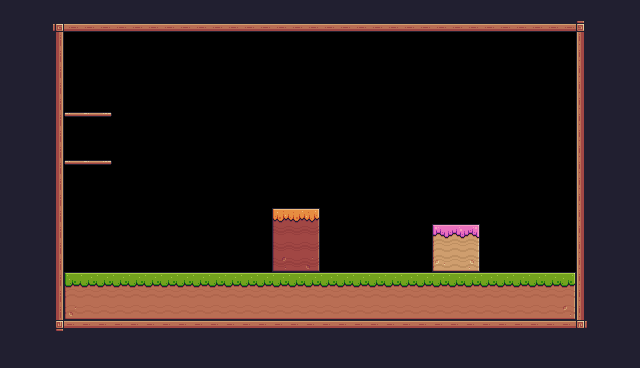

Tiled map render using the project's own tile images. Description and the whole map definition, tile-layer contents included, below:
An orthogonal 40x23 tile map with 16x16 px tiles, 1 tile layer (Background) and 18 objects (2x Fruit, 2x Passable, Player, Saw).

<map version="1.10" tiledversion="1.10.2" orientation="orthogonal" renderorder="right-down" width="40" height="23" tilewidth="16" tileheight="16" infinite="0" nextlayerid="4" nextobjectid="48">
 <tileset firstgid="1" source="gain.tsx" />
 <layer id="1" name="Background" width="40" height="23">
  <data encoding="csv">
24,24,24,112,112,112,112,24,24,24,24,24,24,24,24,24,24,24,24,24,24,24,24,24,24,24,24,24,24,24,24,24,24,24,24,24,24,24,24,24,
24,24,24,92,134,134,134,134,134,134,134,134,134,134,134,134,134,134,134,134,134,134,134,134,134,134,134,134,134,134,134,134,134,134,134,134,93,24,24,24,
24,24,24,113,0,0,0,0,0,0,0,0,0,0,0,0,0,0,0,0,0,0,0,0,0,0,0,0,0,0,0,0,0,0,0,0,111,24,24,24,
24,24,24,113,0,0,0,0,0,0,0,0,0,0,0,0,0,0,0,0,0,0,0,0,0,0,0,0,0,0,0,0,0,0,0,0,111,24,24,24,
24,24,24,113,0,0,0,0,0,0,0,0,0,0,0,0,0,0,0,0,0,0,0,0,0,0,0,0,0,0,0,0,0,0,0,0,111,24,24,24,
24,24,24,113,0,0,0,0,0,0,0,0,0,0,0,0,0,0,0,0,0,0,0,0,0,0,0,0,0,0,0,0,0,0,0,0,111,24,24,24,
24,24,24,113,0,0,0,0,0,0,0,0,0,0,0,0,0,0,0,0,0,0,0,0,0,0,0,0,0,0,0,0,0,0,0,0,111,24,24,24,
24,24,24,113,40,41,42,0,0,0,0,0,0,0,0,0,0,0,0,0,0,0,0,0,0,0,0,0,0,0,0,0,0,0,0,0,111,24,24,24,
24,24,24,113,0,0,0,0,0,0,0,0,0,0,0,0,0,0,0,0,0,0,0,0,0,0,0,0,0,0,0,0,0,0,0,0,111,24,24,24,
24,24,24,113,0,0,0,0,0,0,0,0,0,0,0,0,0,0,0,0,0,0,0,0,0,0,0,0,0,0,0,0,0,0,0,0,111,24,24,24,
24,24,24,113,40,41,42,0,0,0,0,0,0,0,0,0,0,0,0,0,0,0,0,0,0,0,0,0,0,0,0,0,0,0,0,0,111,24,24,24,
24,24,24,113,0,0,0,0,0,0,0,0,0,0,0,0,0,0,0,0,0,0,0,0,0,0,0,0,0,0,0,0,0,0,0,0,111,24,24,24,
24,24,24,113,0,0,0,0,0,0,0,0,0,0,0,0,0,0,0,0,0,0,0,0,0,0,0,0,0,0,0,0,0,0,0,0,111,24,24,24,
24,24,24,113,0,0,0,0,0,0,0,0,0,0,0,0,0,95,96,97,0,0,0,0,0,0,0,0,0,0,0,0,0,0,0,0,111,24,24,24,
24,24,24,113,0,0,0,0,0,0,0,0,0,0,0,0,0,117,118,119,0,0,0,0,0,0,0,183,184,185,0,0,0,0,0,0,111,24,24,24,
24,24,24,113,0,0,0,0,0,0,0,0,0,0,0,0,0,117,118,119,0,0,0,0,0,0,0,205,206,207,0,0,0,0,0,0,111,24,24,24,
24,24,24,113,0,0,0,0,0,0,0,0,0,0,0,0,0,139,140,141,0,0,0,0,0,0,0,227,228,229,0,0,0,0,0,0,111,24,24,24,
24,24,24,113,7,8,8,8,8,8,8,8,8,8,8,8,8,8,8,8,8,8,8,8,8,8,8,8,8,8,8,8,8,8,8,9,111,24,24,24,
24,24,24,113,29,30,30,30,30,30,30,30,30,30,30,30,30,30,30,30,30,30,30,30,30,30,30,30,30,30,30,30,30,30,30,31,111,24,24,24,
24,24,24,113,51,52,52,52,52,52,52,52,52,52,52,52,52,52,52,52,52,52,52,52,52,52,52,52,52,52,52,52,52,52,52,53,111,24,24,24,
24,24,24,114,90,90,90,90,90,90,90,90,90,90,90,90,90,90,90,90,90,90,90,90,90,90,90,90,90,90,90,90,90,90,90,90,115,24,24,24,
24,24,24,24,24,24,24,24,24,24,24,24,112,112,112,24,24,24,24,24,24,24,24,24,24,24,24,24,24,24,24,24,24,24,24,24,24,24,24,24,
24,24,24,24,24,24,24,24,24,24,24,24,24,24,24,24,24,24,24,24,24,24,24,24,24,24,24,24,24,24,24,24,24,24,24,24,24,24,24,24
</data>
 </layer>
 <objectgroup id="2" name="SpawnPoints" class="Player">
  <object id="6" name="Player" type="Player" x="128" y="160" width="32" height="32" />
  <object id="40" name="Cherries" type="Fruit" x="336" y="144" width="32" height="32" />
  <object id="42" name="Kiwi" type="Fruit" x="432" y="176" width="32" height="32" />
  <object id="45" type="Saw" x="368" y="256" width="32" height="32">
   <properties>
    <property name="isVertical" type="bool" value="false" />
    <property name="offNegative" type="float" value="3" />
    <property name="offPositive" type="float" value="2" />
   </properties>
  </object>
 </objectgroup>
 <objectgroup id="3" name="Collisions">
  <object id="17" x="48" y="16" width="16" height="320" />
  <object id="18" x="64" y="32" width="512" />
  <object id="19" x="576" y="16" width="16" height="304" />
  <object id="20" x="64" y="320" width="512" height="16" />
  <object id="21" x="64" y="272" width="176" height="48" />
  <object id="23" x="432" y="272" width="144" height="48" />
  <object id="25" type="Passable" x="64" y="160" width="48" height="16" />
  <object id="26" type="Passable" x="64" y="112" width="48" height="16" />
  <object id="31" x="48" y="16" width="544" />
  <object id="32" x="576" y="320" width="16" height="16" />
  <object id="33" x="64" y="16" width="512" height="16" />
  <object id="35" x="240" y="272" width="192" height="48" />
  <object id="38" x="272" y="208" width="48" height="64" />
  <object id="47" x="432" y="224" width="48" height="48" />
 </objectgroup>
</map>
